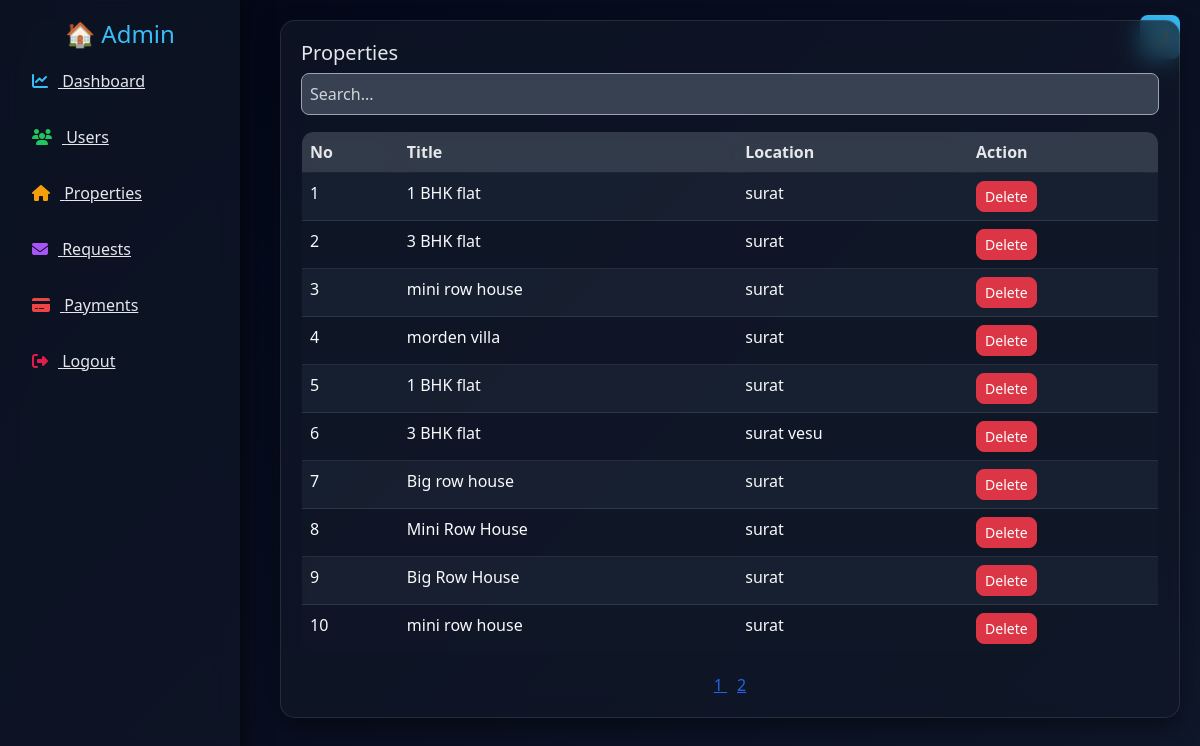
Screenshot of /admin.php?page=properties (signed in) with the database file from the repository.
### tables this page shows
CREATE TABLE `properties` (
  `id` int(11) NOT NULL,
  `name` varchar(100) DEFAULT NULL,
  `city` varchar(50) DEFAULT NULL,
  `type` enum('flat','house') DEFAULT NULL,
  `rent` int(11) DEFAULT NULL,
  `description` text DEFAULT NULL,
  `image` text DEFAULT NULL,
  `owner_id` int(11) DEFAULT NULL,
  `location` varchar(255) DEFAULT NULL,
  `price` int(11) DEFAULT NULL,
  `title` varchar(255) DEFAULT NULL,
  `availability_from` date DEFAULT NULL,
  `availability_to` date DEFAULT NULL
);

### properties.php (the view, shortened to what this page needs)
<?php
$conn = new mysqli("localhost","root","","home_rental_system");
$limit = 10;
$page = isset($_GET['pno']) ? intval($_GET['pno']) : 1;
$page = max($page,1);
$start = ($page - 1) * $limit;
$total_result = $conn->query("SELECT COUNT(*) as total FROM properties");
$total_row = $total_result->fetch_assoc();
$total_records = $total_row['total'];
$total_pages = ceil($total_records / $limit);
$p = $conn->query("SELECT * FROM properties LIMIT $start, $limit");
$sr = $start + 1;
?>
<div class="card-box">
<h5>Properties</h5>
<input type="text" id="searchBox" class="form-control mb-3" placeholder="Search...">
<table class="table">
<thead>
<tr>
<th>No</th>
<th>Title</th>
<th>Location</th>
<th>Action</th>
</tr>
</thead>
<tbody id="tableData">
<?php while($row=$p->fetch_assoc()){ ?>
<tr>
<td><?=$sr++?></td>
<td><?=$row['title']?></td>
<td><?=$row['location']?></td>
<td>
<a href="?page=properties&delete=<?=$row['id']?>" class="btn btn-danger btn-sm">Delete</a>
</td>
</tr>
<?php } ?>
</tbody>
</table>
<div id="pagination" style="text-align:center; margin-top:20px;">
<?php for($i=1; $i<=$total_pages; $i++){ ?>
    <a href="?page=properties&pno=<?=$i?>" style="margin:5px; color:#2563eb;">
        <?=$i?>
    </a>
<?php } ?>
</div>
</div>

### admin.php (style rules this page uses)
:root { --bg:#020617; --card:rgba(17,24,39,0.7); --text:#e5e7eb; --accent:#38bdf8; --glass:blur(12px); }
body { background:linear-gradient(135deg,#020617,#0f172a); color:var(--text); font-family:Segoe UI; transition:0.3s; }
.card-box { background:var(--card); backdrop-filter:var(--glass); border-radius:15px; padding:20px; margin-bottom:20px; border:1px solid rgba(255,255,255,0.1); box-shadow:0 10px 25px rgba(0,0,0,0.4); }
.table { border-radius:12px; overflow:hidden; border:1px solid rgba(255,255,255,0.1); }
.table th { background:rgba(75,85,99,0.6) !important; color:#e5e7eb; backdrop-filter:blur(10px); }
.table td { background:rgba(31,41,55,0.6) !important; color:#f9fafb; }
.table tr:nth-child(even) td { background:rgba(17,24,39,0.6) !important; }
input, #searchBox { background:#374151; border:1px solid #9ca3af; color:#fff; border-radius:8px; padding:8px; }
input::placeholder, #searchBox::placeholder { color:#d1d5db; }
.btn { border-radius:8px; transition:0.3s; }

### rows the page displays
properties: title "1 BHK flat", location "surat"
properties: title "3 BHK flat", location "surat"
properties: title "mini row house", location "surat"
properties: title "morden villa", location "surat"
properties: title "1 BHK flat", location "surat"
properties: title "3 BHK flat", location "surat vesu"
properties: title "Big row house", location "surat"
properties: title "Mini Row House", location "surat"
properties: title "Big Row House", location "surat"
properties: title "mini row house", location "surat"
